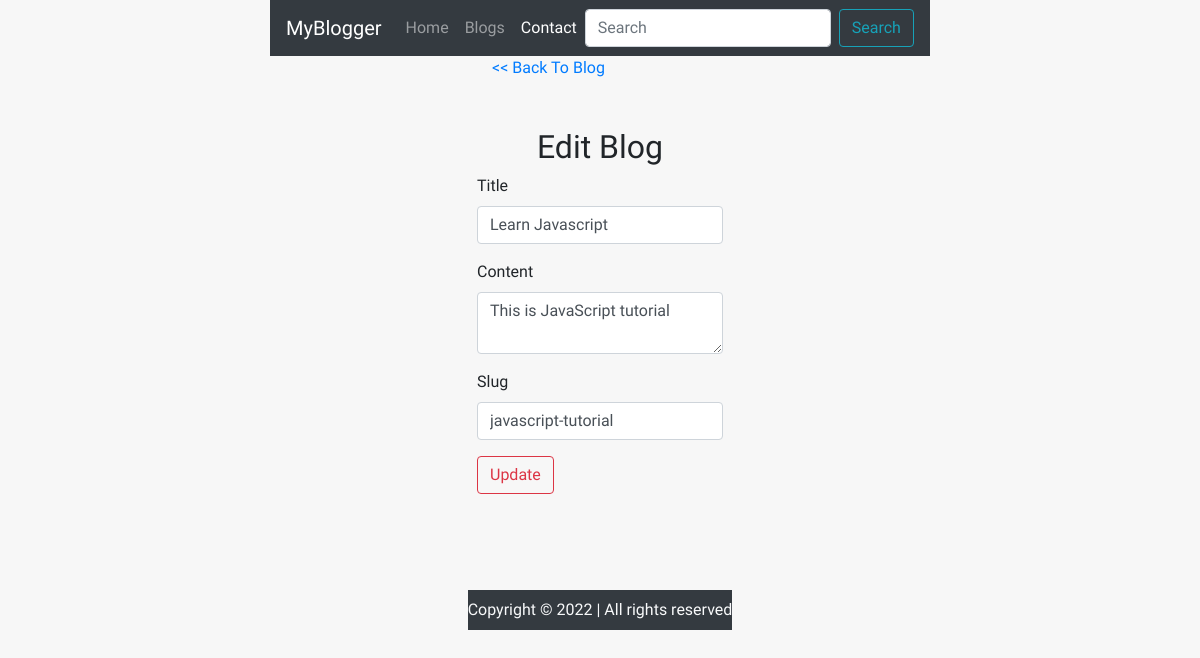
Page /edit/2/ on the committed database.
### blog/models.py (models this page shows, shortened)
class Blog(models.Model):
    sno=models.AutoField(primary_key=True)
    title=models.CharField(max_length=200)
    content=models.TextField()
    slug=models.CharField(max_length=100)
    time=models.DateTimeField(auto_now_add=True)

### blog/views.py (the view)
# urls.py: path('edit/<int:sno>/', views.edit, name='edit'),
def edit(request, sno):
    blog=Blog.objects.get(sno=sno)
    context={'blog':blog}
    return render(request, 'edit.html', context)

### templates/edit.html (shortened to what this page needs)
{% extends 'base.html' %}
{% load static %}
{% block body %}
<section id="editBlog">
  <a class="col-12" href="{% url 'blog' %}" style="text-decoration: none;"><< Back To Blog</a>
    <div class="container d-block  my-0 px-0 pb-5">
      <h2 class="text-center pt-5">Edit Blog</h2>
      <form name="editBlogForm" action="/blog/{{blog.sno}}/" method="post" onsubmit="return titleRequired('edit')">
        <div class="form-group">
          <label for="title">Title</label>
          <input type="text" class="form-control" id="title" name="title" placeholder="Enter title for your blog" value="{{blog.title}}" required>
        </div>
        <div class="form-group">
          <label for="content">Content</label>
          <textarea name="content" class="form-control" id="content" style="width: 100%;"
            placeholder="Enter content for your blog">{{blog.content}}</textarea>
        </div>
        <div class="form-group">
          <label for="slug">Slug</label>
          <input type="text" name="slug" class="form-control" id="slug" placeholder="Enter slug for your blog" value="{{blog.slug}}">
        </div>
        <button type="submit" class="btn btn-outline-danger">Update</button>
      </form>
    </div>
  </section>
{% endblock body %}

### blog/static/css/blog.css (style rules this page uses)
*, *::before, *::after { box-sizing: border-box; padding: 0; margin: 0; }
body { font-family: "Quicksand", sans-serif; place-items: center; height: 100vh; background: #f7f7f7; }
.container { display: flex; flex-wrap: wrap; justify-content: center; max-width: 1200px; margin-block: 2rem; gap: 2rem; }

### rows in the picture
Blog: title "Learn Javascript", content "This is JavaScript tutorial", slug "javascript-tutorial"
